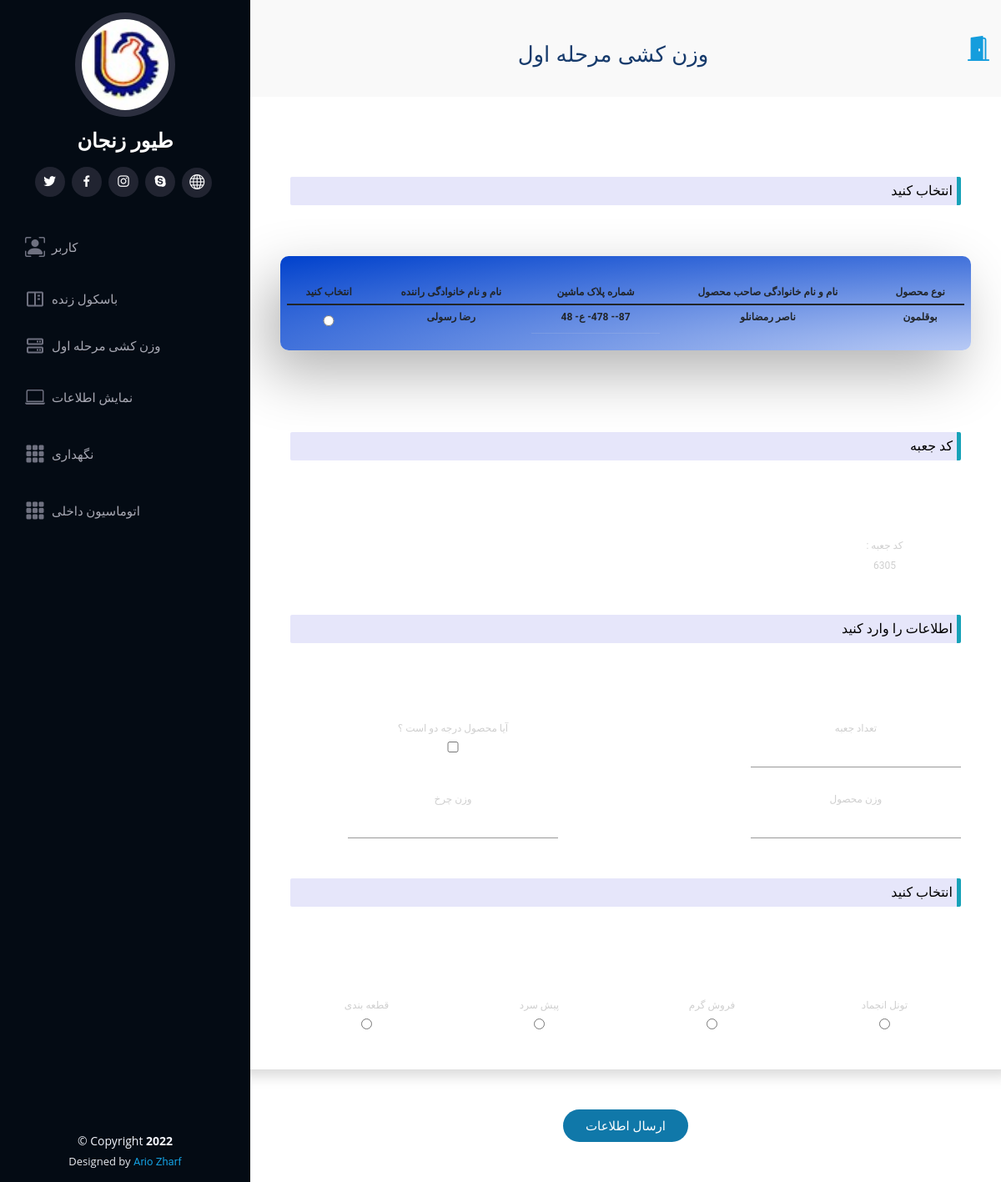
Before: /first/WeightLifting/form/ (signed in) with the older database file.
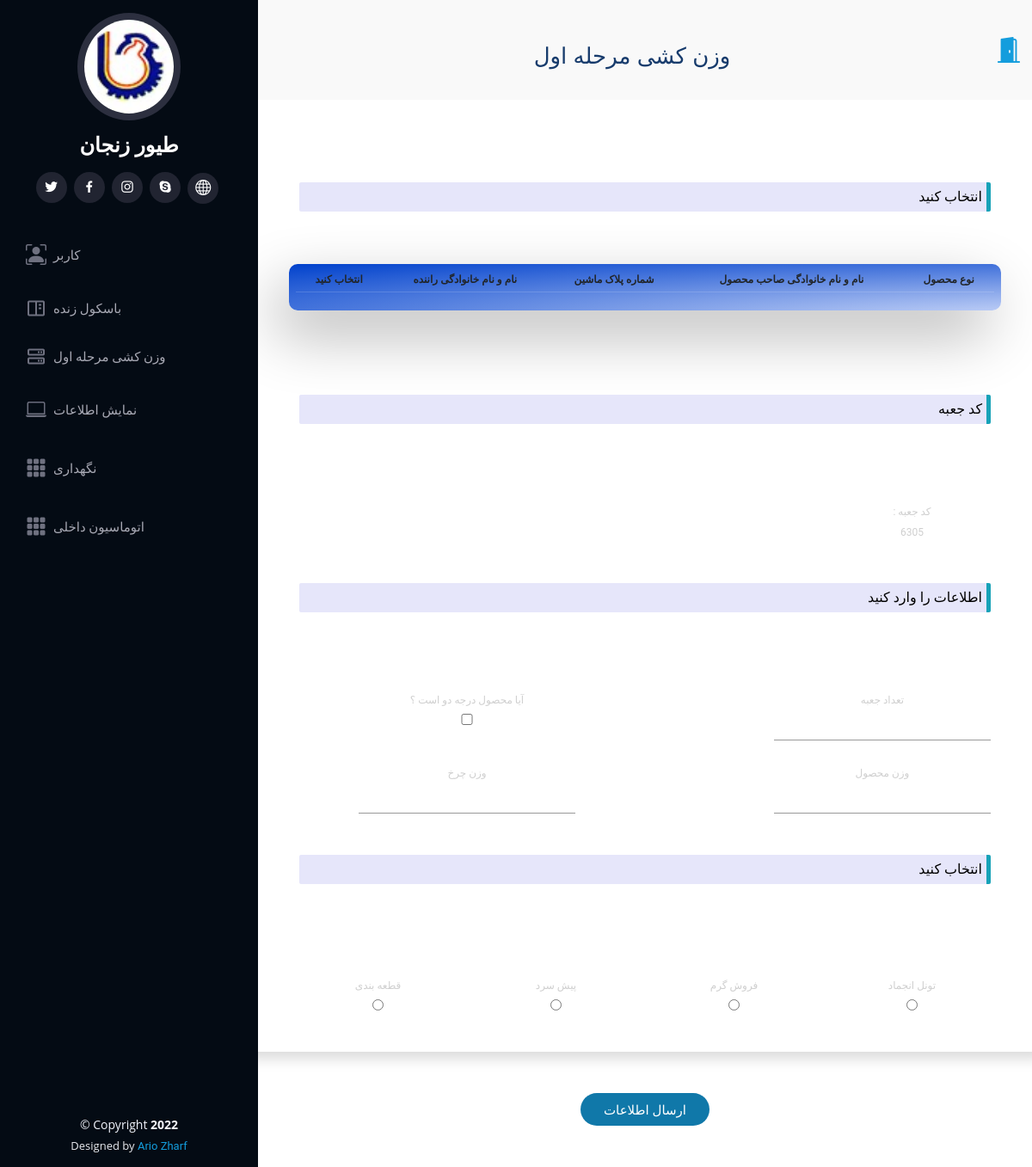
After: the same page with the newer database file.
### WareHouseApp/models.py (models this page shows, shortened)
class LiveWeighbridge(models.Model):
    live_weighbridge_id = models.CharField(default=str(uuid1().int), max_length=250, primary_key=True)
    final_weight = models.FloatField(null=True)
    car_weight = models.FloatField(null=True)
    car_empty = models.BooleanField(default=False)
    weighting_date = models.FloatField(default=time.time(), null=True)
    weighting_date_format = models.CharField(default=time.ctime(time.time()), max_length=30, null=True)
    type_of_lwb = (('O', "Order"),
                  ('W', "Weighting"),
                  ('R', "Reject"))
    lwb_category = models.CharField(max_length=1, choices=type_of_lwb, default='O')
    type_of_gender = (('C', "chicken"),
                      ('T', "turkey"),
                      ('Q', "quail"))
    product_category = models.CharField(max_length=1, choices=type_of_gender)
    slaughter_status = models.BooleanField(default=False)
    finish = models.BooleanField(default=False)
    avicultureـcity = models.CharField(max_length=25, default='-')
    avicultureـname = models.CharField(max_length=25, default='-')
    slaughter_start_date = models.FloatField(null=True)
    slaughter_start_date_format = models.CharField(max_length=30, null=True)
    slaughter_finish_date = models.FloatField(null=True)
    slaughter_finish_date_format = models.CharField(null=True, max_length=30)
    buy_price = models.IntegerField(null=True)
    order_weight = models.FloatField(default=0.0, null=True)
    cage_num = models.IntegerField(default=1, null=True)
    product_num_in_cage = models.IntegerField(default=1, null=True)
    losses_num = models.IntegerField(default=0, null=True)
    losses_weight = models.FloatField(default=0.0, null=True)
    victim_num = models.IntegerField(default=0, null=True)
    victim_weight = models.FloatField(default=0.0, null=True)
    Live_Weighbridge_Manager = models.ForeignKey(LiveWeighbridgeManager, on_delete=models.PROTECT, null=True)
    driver = models.ForeignKey(Driver, on_delete=models.PROTECT, null=True)
    car = models.ForeignKey(Car, on_delete=models.PROTECT, null=True)
    product_owner = models.ForeignKey(ProductOwner, on_delete=models.PROTECT, null=True)

class Driver(models.Model):
    name = models.CharField(max_length=25)
    last_name = models.CharField(max_length=25)
    phone_number = models.CharField(max_length=12)
    driver_id = models.CharField(default=str(uuid1().int), max_length=250, primary_key=True)
    car = models.ForeignKey(Car, on_delete=models.CASCADE, null=True)

class Car(models.Model):
    car_number = models.CharField(max_length=20)
    car_number1 = models.IntegerField(default=11)
    car_number2 = models.CharField(max_length=1, default='ع')
    car_number3 = models.IntegerField(default=111)
    car_number4 = models.IntegerField(default=87)
    live_product = models.BooleanField(default=True)
    car_type = models.CharField(max_length=25, default='-')
    car_id = models.CharField(default=str(uuid1().int), max_length=250, primary_key=True)
    product_owner = models.ForeignKey(ProductOwner, models.PROTECT, null=True)

class ProductOwner(models.Model):
    name = models.CharField(max_length=25)
    last_name = models.CharField(max_length=25)
    product_owner_id = models.CharField(default=str(uuid1().int), max_length=300, primary_key=True)

### WareHouseApp/views.py (the view)
# urls.py: re_path(r'^first/WeightLifting/form/$', views.first_weightlifting_form, name='First_WeightLifting_Form'),
def first_weightlifting_form(requests):
    if requests.user.is_authenticated:
        first_weightlifting_user_list = models.WeightLiftingManager.objects.all().filter(username=requests.user.username)
        ceo_user_list = models.CEO.objects.all().filter(username=requests.user.username)
        if len(ceo_user_list) > 0 or len(first_weightlifting_user_list) > 0 or requests.user.is_superuser:
            first_weight_temp = loader.get_template('WareHouseApp/first_weightlifting_form.html')
            context = {
                'lwb_list': models.LiveWeighbridge.objects.all().filter(slaughter_status=True),
                'request': requests,
                'code': random.randint(1000, 9999)
            }
            return HttpResponse(first_weight_temp.render(context))
        else:
            return HttpResponseRedirect(reverse('Error', args=["you don't have access to this page"]))
    else:
        return HttpResponseRedirect(reverse('Error', args=["you don't have access to this page"]))

### WareHouseApp/templates/WareHouseApp/first_weightlifting_form.html (shortened to what the changed rows need)
{% extends 'WareHouseApp/main.html' %}
 {% load static %}
 {% block title%}
 <h2>وزن کشی مرحله اول</h2>
 {% endblock %}
{% block content %}
<form action="{% url 'First_WeightLifting' %}" method="post">
    <div class=" cont">
         <div class="row form sign-in shadow p-5 mb-5 bg-white rounded d-flex align-items-stretch">
              <div class="fresh-table full-color-blue badge filter badge-blue" style="    overflow: scroll;">
                      <table id="fresh-table" class="table">
                        <thead>
                          <th>انتخاب کنید</th>
                          <th>نام و نام خانوادگی راننده</th>
                          <th>شماره پلاک ماشین</th>
                          <th>نام و نام خانوادگی صاحب محصول</th>
                          <th>نوع محصول</th>
                        </thead>
                        {% for lwb in lwb_list %}
                        <label for="{{ lwb.live_weighbridge_id}}">
                            <tbody>
                              <tr>
                                <td style="border-bottom:0px;" >
                                    <div class="checkbox">
                                         <label style="margin:0px;"><input type="radio" name="lwb_id" value="{{ lwb.live_weighbridge_id}}" id="{{ lwb.live_weighbridge_id}}"></label>
                                    </div>
                                </td>
                                <td style="border-bottom:0px;" >{{ lwb.driver.name }} {{ lwb.driver.last_name }}</td>
                                  <td style="text-align: center; " dir="rtl" >
                                    <span style="text-align: center; " dir="rtl">{{ lwb.car.car_number4 }}--</span>
                                    <span style="text-align: center; " dir="rtl">{{ lwb.car.car_number3 }}-</span>
                                    <span style="text-align: center; " dir="rtl">{{ lwb.car.car_number2 }}-</span>
                                    <span style="text-align: center; " dir="rtl">{{ lwb.car.car_number1 }}</span>
                                </td>
                                <td style="border-bottom:0px;" >{{ lwb.product_owner.name }} {{ lwb.product_owner.last_name }}</td>
                                {% if lwb.product_category == 'C' %}
                                <td style="border-bottom:0px;" >مرغ</td>
                              {% elif lwb.product_category == 'T' %}
                                <td style="border-bottom:0px;" >بوقلمون</td>
                              {% elif lwb.product_category == 'Q' %}
                                <td style="border-bottom:0px;" >بلدرچین</td>
                              {% else %}
                                <td style="border-bottom:0px;" >-</td>
                              {% endif %}
                              </tr>
                            </tbody>
                        </label>
                          {% endfor %}
                      </table>
             </div>
            </div>
        </div>
</form>
{% endblock %}

Changed rows visible on the page:
removed LiveWeighbridge: driver.name "رضا", driver.last_name "رسولی", car.car_number4 "87", car.car_number3 "478", car.car_number2 "ع", car.car_number1 "48", product_owner.name "ناصر", product_owner.last_name "رمضانلو", product_category "بوقلمون"
